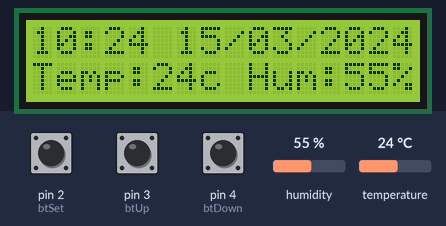
The sketch below on a simulated Arduino Uno, built with avr-gcc and run on an emulated ATmega328P. Shown: 16×2 character LCD. Wiring (inferred from the names in the program): DHT22 sensor: data pin 10. Inputs (shaded band) come from the test bench; at power-on: pin 2 (btSet) HIGH, pin 4 (btDown) HIGH, temperature 24 °C, pin 3 (btUp) HIGH, humidity 55 %. The local clock reads 2024-03-15 10:24:30 at power-on unless the sketch sets it.

Above: at 12.3 s.
12.4 s: pin 2 (btSet) pulled LOW for 0.15 s
At 12.7 s:
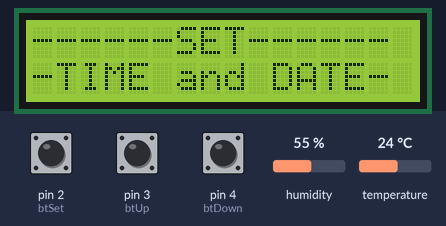
16.4 s: pin 2 (btSet) pulled LOW for 3.2 s
At 19.8 s:
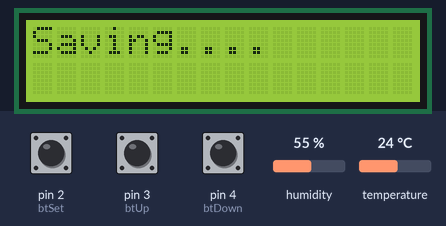
22.0 s: pin 4 (btDown) pulled LOW for 3.2 s
At 22.4 s:
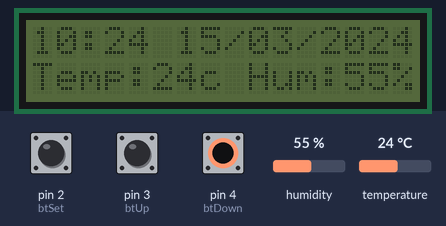
26.7 s: temperature set to 10.7 °C
At 30.6 s:
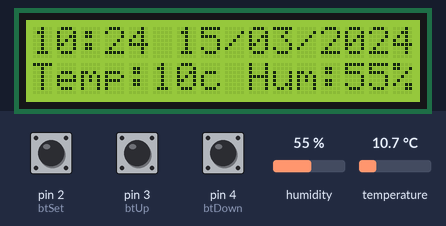
31.1 s: temperature set to 9.3 °C
At 36.8 s:
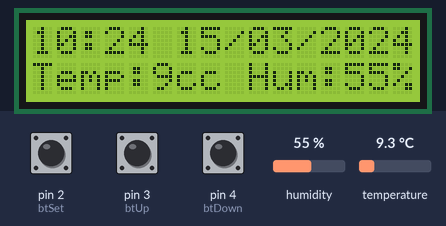
37.2 s: pin 4 (btDown) pulled LOW for 0.15 s
At 38.5 s:
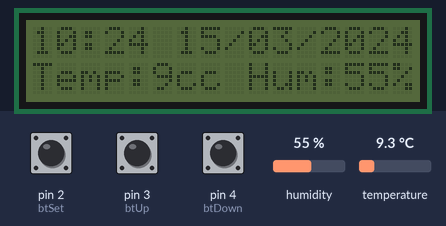
Timing chart, 0 to 40.2 s (numbered marks = the images above; inputs shaded):
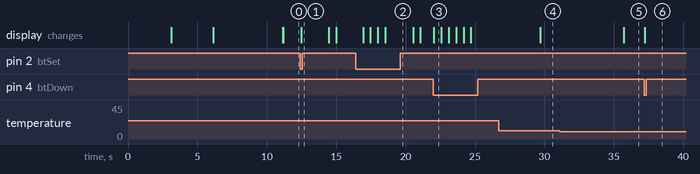

The sketch:

Clock_Temp_monitor.ino
```cpp
/* Modified by Flavio Mourão
   NNC / UFMG - 09/12/18

References:
Original Article:
        http://www.ardumotive.com/digitalclockther-en.html

How to program arduino pro mini:
        https://www.instructables.com/id/Program-Arduino-Pro-Mini-Using-Arduino-Uno/
        https://www.arduinoecia.com.br/2014/09/conversor-ftdi-ft232rl-arduino-pro-mini.html

Guides:
        https://www.filipeflop.com/blog/relogio-rtc-ds1307-arduino/
        https://learn.adafruit.com/ds1307-real-time-clock-breakout-board-kit/what-is-an-rtc
        http://www.ardumotive.com/how-to-use-dht-21-sensor-en.html
        https://github.com/fdebrabander/Arduino-LiquidCrystal-I2C-library
        https://www.arduinoecia.com.br/2014/12/modulo-i2c-display-16x2-arduino.html
        https://howtomechatronics.com/tutorials/arduino/lcd-tutorial/
        http://www.circuitbasics.com/how-to-set-up-an-lcd-display-on-an-arduino/
        https://www.baldengineer.com/arduino-lcd-display-tips.html
        https://maxpromer.github.io/LCD-Character-Creator/

OBs: - In this code the LCD only works via I2C serial communication protocol
     - DHT 21 sensor replaced by DHT22

*/

/*  Clock - Thermometer with Arduino
 *  More info: http://www.ardumotive.com/
 *  Dev: Michalis Vasilakis Data: 19/11/2016 Ver: 1.0
 *
 *  Display 16x2:         Setup:
 *  +----------------+  +----------------+
 *  |HH:MM DD/MM/YYYY|  |    >HH :>MM    |
 *  |Temp:27c Hum:74%|  |>DD />MM />YYYY |
 *  +----------------+  +----------------+
 */


//Libraries
#include <Wire.h>
#include <RTClib.h>
#include <LiquidCrystal_I2C.h>
#include <dht.h>

//Init libraries objects
RTC_DS1307 rtc;
LiquidCrystal_I2C lcd(0x3F, 2, 1, 0, 4, 5, 6, 7, 3, POSITIVE);  // Set the LCD I2C address, if it's not working try 0x27.
dht DHT;

//Constants
char daysOfTheWeek[7][12] = {"Sunday","Monday", "Tuesday", "Wednesday", "Thursday", "Friday", "Saturday"};

#define DHT22_PIN 10     // DHT 22  (AM2302) - what pin we're connected to

const long interval = 6000;  // Read data from DHT every 6 sec

//Setup Buttons
const int btSet = 2;  // ---> Enter setup
const int btUp = 3;   // ---> LCD backlight ON/OFF and inside setup add numbers
const int btDown = 4; // ---> Inside setup subtract numbers

//Variables
int DD,MM,YY,H,M,S,temp,hum, set_state, up_state, down_state;
int btnCount = 0;
unsigned long previousMillis = 0;
unsigned long currentMillis;
String sDD;
String sMM;
String sYY;
String sH;
String sM;
String sS;
boolean backlightON = true;
boolean setupScreen = false;

byte neuron[8] = {
  B10001,
  B01010,
  B00100,
  B00100,
  B10101,
  B01110,
  B01110,
  B10001
};

void setup () {
  pinMode(btSet, INPUT_PULLUP);
  pinMode(btUp, INPUT_PULLUP);
  pinMode(btDown, INPUT_PULLUP);

  lcd.begin(16,2);
  lcd.createChar (1, neuron); // create a char neuron
  lcd.backlight();

  lcd.setCursor(5,0);
  lcd.write(byte(1));

  lcd.print(" ");
  lcd.print("NNC");

  delay(3000);
  lcd.clear();

  lcd.setCursor(2,0);
  lcd.print("Oh Captain!"); // and at five o'clock in the afternoon ... the day rehearses to finish
  lcd.setCursor(3,1);
  lcd.print("my Captain!");
  delay(3000);
  lcd.clear();

  lcd.setCursor(2,0);
  lcd.print("Our fearful");
  lcd.setCursor(1,1);
  lcd.print("trip is done..."); // but never ends
  delay(5000);
  lcd.clear();

}

void loop () {
  currentMillis = millis();
  readBtns();
  getTempHum();
  getTimeDate();
  if (!setupScreen){
    lcdPrint();
  }
  else{
    lcdSetup();
  }
}
//Read buttons
void readBtns(){
  set_state = digitalRead(btSet);
  up_state = digitalRead(btUp);
  down_state = digitalRead(btDown);

  //Turn backlight on/off by pressing the down button ---> button 3
  if (down_state==LOW && btnCount==0){
    if (backlightON){
      lcd.noBacklight();
      backlightON = false;
    }
    else{
      lcd.backlight();
      backlightON = true;
    }
    delay(500);
  }
  if (set_state==LOW){
    if(btnCount<5){
      btnCount++;
      setupScreen = true;
        if(btnCount==1){
          lcd.clear();
          lcd.setCursor(0,0);
          lcd.print("------SET------");
          lcd.setCursor(0,1);
          lcd.print("-TIME and DATE-");
          delay(2000);
          lcd.clear();
        }
    }
    else{
      lcd.clear();
      rtc.adjust(DateTime(YY, MM, DD, H, M, 0));
      lcd.print("Saving....");
      delay(2000);
      lcd.clear();
      setupScreen = false;
      btnCount=0;
    }
    delay(500);
  }
}

//Read temperature and humidity every 6 seconds from DHT sensor
void getTempHum(){
  if (currentMillis - previousMillis >= interval) {
    int chk = DHT.read21(DHT22_PIN);
    previousMillis = currentMillis;
    hum = DHT.humidity;
    temp= DHT.temperature;
  }
}

//Read time and date from rtc ic
void getTimeDate(){
  if (!setupScreen){
    DateTime now = rtc.now();
    DD = now.day();
    MM = now.month();
    YY = now.year();
    H = now.hour();
    M = now.minute();
    S = now.second();
  }
  //Make some fixes...
  if (DD<10){ sDD = '0' + String(DD); } else { sDD = DD; }
  if (MM<10){ sMM = '0' + String(MM); } else { sMM = MM; }
  sYY=YY;
  if (H<10){ sH = '0' + String(H); } else { sH = H; }
  if (M<10){ sM = '0' + String(M); } else { sM = M; }
  if (S<10){ sS = '0' + String(S); } else { sS = S; }
}

//Print values to the display
void lcdPrint(){
  lcd.setCursor(0,0);
  lcd.print(sH);
  lcd.print(":");
  lcd.print(sM);
  lcd.print(" ");
  lcd.print(sDD);
  lcd.print("/");
  lcd.print(sMM);
  lcd.print("/");
  lcd.print(sYY);
  lcd.setCursor(0,1);
  lcd.print("Temp:");
  lcd.print(temp);
  lcd.print("c");
  lcd.setCursor(9,1);
  lcd.print("Hum:");
  lcd.print(hum);
  lcd.print("%");
}

//Setup screen
void lcdSetup(){
  if (btnCount==1){
    lcd.setCursor(4,0);
    lcd.print(">");
    if (up_state == LOW){
      if (H<23){
        H++;
      }
      else {
        H=0;
      }
      delay(500);
    }
    if (down_state == LOW){
      if (H>0){
        H--;
      }
      else {
        H=23;
      }
      delay(500);
    }
  }
  else if (btnCount==2){
    lcd.setCursor(4,0);
    lcd.print(" ");
    lcd.setCursor(9,0);
    lcd.print(">");
    if (up_state == LOW){
      if (M<59){
        M++;
      }
      else {
        M=0;
      }
      delay(500);
    }
    if (down_state == LOW){
      if (M>0){
        M--;
      }
      else {
        M=59;
      }
      delay(500);
    }
  }
  else if (btnCount==3){
    lcd.setCursor(9,0);
    lcd.print(" ");
    lcd.setCursor(0,1);
    lcd.print(">");
    if (up_state == LOW){
      if (DD<31){
        DD++;
      }
      else {
        DD=1;
      }
      delay(500);
    }
    if (down_state == LOW){
      if (DD>1){
        DD--;
      }
      else {
        DD=31;
      }
      delay(500);
    }
  }
  else if (btnCount==4){
    lcd.setCursor(0,1);
    lcd.print(" ");
    lcd.setCursor(5,1);
    lcd.print(">");
    if (up_state == LOW){
      if (MM<12){
        MM++;
      }
      else {
        MM=1;
      }
      delay(500);
    }
    if (down_state == LOW){
      if (MM>1){
        MM--;
      }
      else {
        MM=12;
      }
      delay(500);
    }
  }
  else if (btnCount==5){
    lcd.setCursor(5,1);
    lcd.print(" ");
    lcd.setCursor(10,1);
    lcd.print(">");
    if (up_state == LOW){
      if (YY<2999){
        YY++;
      }
      else {
        YY=2000;
      }
      delay(500);
    }
    if (down_state == LOW){
      if (YY>2000){
        YY--;
      }
      else {
        YY=2999;
      }
      delay(500);
    }
  }
  lcd.setCursor(5,0);
  lcd.print(sH);
  lcd.setCursor(8,0);
  lcd.print(":");
  lcd.setCursor(10,0);
  lcd.print(sM);
  lcd.setCursor(1,1);
  lcd.print(sDD);
  lcd.setCursor(4,1);
  lcd.print("/");
  lcd.setCursor(6,1);
  lcd.print(sMM);
  lcd.setCursor(9,1);
  lcd.print("/");
  lcd.setCursor(11,1);
  lcd.print(sYY);
}
```

Measured:
- the behaviour switches between 10 and 9.9 °C on temperature (found by bisection; images 4 and 5)
- after the input at 12.4 s, the display: changes after 0.06 s (image 1)
- after the input at 16.4 s, the display: first changes after 0.54 s (image 2 shows a later state)
- after the input at 22.0 s, the display: changes at once (image 3)
- after the input at 26.7 s, the display: changes after 3.0 s (image 4)
- after the input at 31.1 s, the display: changes after 4.6 s (image 5)
- after the input at 37.2 s, the display: changes at once (image 6)
